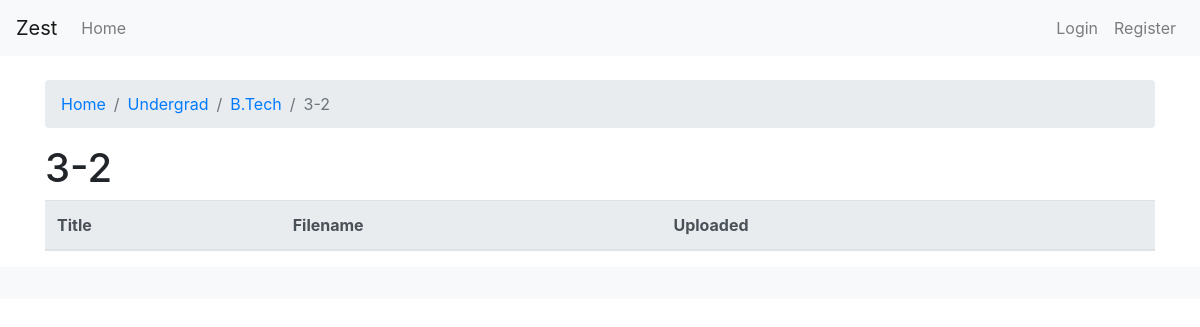
/undergrad/B.Tech/3-2, run on an earlier commit of the app's database.
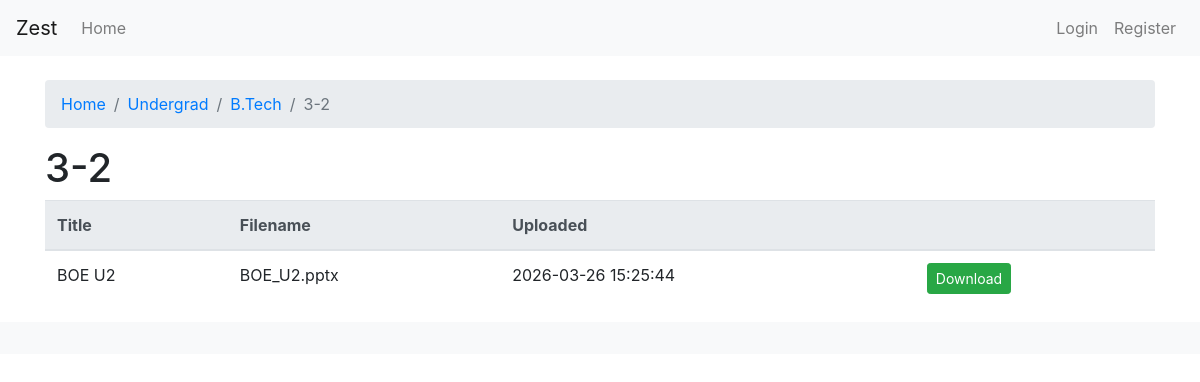
And on a later commit of the database.
### tables this page shows
CREATE TABLE resources (
    id INTEGER PRIMARY KEY AUTOINCREMENT,
    title TEXT NOT NULL,
    filename TEXT NOT NULL,
    filetype TEXT NOT NULL,
    level1 TEXT,
    level2 TEXT,
    level3 TEXT,
    upload_date TIMESTAMP DEFAULT CURRENT_TIMESTAMP
);

### app.py (the view)
@app.route('/undergrad/<course>/<sem>')
def undergrad_sem(course, sem):
    conn = get_db_connection()
    resources = conn.execute('SELECT * FROM resources WHERE level1 = ? AND level2 = ? AND level3 = ? ORDER BY upload_date DESC', ('Undergrad', course, sem)).fetchall()
    conn.close()
    return render_template('resource_list.html', resources=resources, breadcrumbs=[('Undergrad', '/undergrad'), (course, f'/undergrad/{course}'), (sem, '')])

### app.py (called while the page is built)
def get_db_connection():
    conn = sqlite3.connect('database.db')
    conn.row_factory = sqlite3.Row
    return conn

@app.before_request
def load_logged_in_user():
    user_id = session.get('user_id')
    if user_id is None:
        g.user = None
    else:
        conn = get_db_connection()
        g.user = conn.execute('SELECT * FROM users WHERE id = ?', (user_id,)).fetchone()
        conn.close()

### templates/resource_list.html (shortened to what this page needs)
{% extends "base.html" %}
{% block content %}
<nav aria-label="breadcrumb">
    <ol class="breadcrumb">
        <li class="breadcrumb-item"><a href="/">Home</a></li>
        {% for label, url in breadcrumbs %}
            {% if url %}
                <li class="breadcrumb-item"><a href="{{ url }}">{{ label }}</a></li>
            {% else %}
                <li class="breadcrumb-item active" aria-current="page">{{ label }}</li>
            {% endif %}
        {% endfor %}
    </ol>
</nav>
<h1>{{ breadcrumbs[-1][0] }}</h1>
<table class="table">
    <thead class="thead-light">
        <tr>
            <th>Title</th>
            <th>Filename</th>
            <th>Uploaded</th>
            <th></th>
        </tr>
    </thead>
    <tbody>
        {% for resource in resources %}
        <tr>
            <td>{{ resource.title }}</td>
            <td>{{ resource.filename }}</td>
            <td>{{ resource.upload_date }}</td>
            <td><a href="/download/{{ resource.filename }}" class="btn btn-sm btn-success">Download</a>
            </td>
        </tr>
        {% endfor %}
    </tbody>
</table>
{% endblock %}

What changed in the data, as far as the page shows it:
added resources: title "BOE U2", filename "BOE_U2.pptx", upload_date "2026-03-26 15:25:44"
